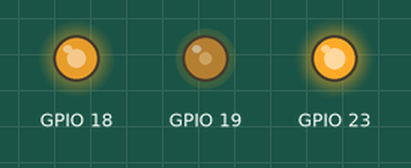
The sketch below on a simulated ESP32. Shown: output pins drawn as LEDs (lit = HIGH).

Above: at 0.1 s.
Timing chart, 0 to 1.6 s (numbered marks = the images above):
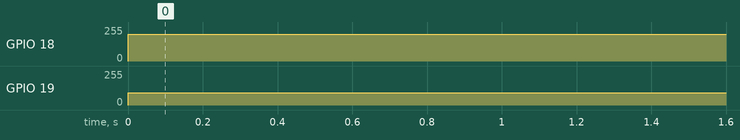

The sketch:

ledc.ino
```cpp
void setup() {
  // ledcSetup(ledChanal, freq, resolution);
  // reso = 8bit
  ledcSetup(0, 5000, 8);
  ledcSetup(1, 5000, 8);
  ledcSetup(2, 5000, 8);

  ledcAttachPin(23, 0); // B
  ledcAttachPin(19, 1); // G
  ledcAttachPin(18, 2); // R
}

void loop() {
    // ledcWrite(0, 50);
    // delay(1000);
    ledcWrite(0, 255);
    ledcWrite(1, 91);
    ledcWrite(2, 203);

    delay(1000);
}
```

Measured:
- by itself, GPIO 18: 0/255 → 202/255 at 0.00 s
- by itself, GPIO 19: 0/255 → 91/255 at 0.00 s
